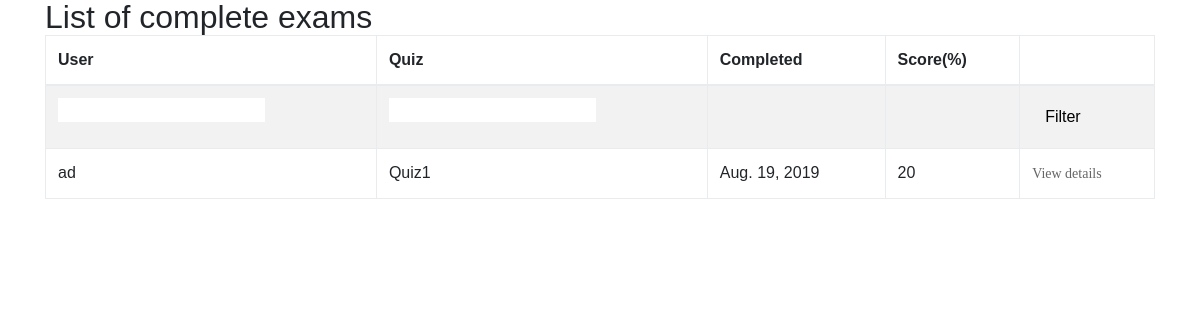
/quiz/marking/ (signed in), run on an earlier commit of the app's database.
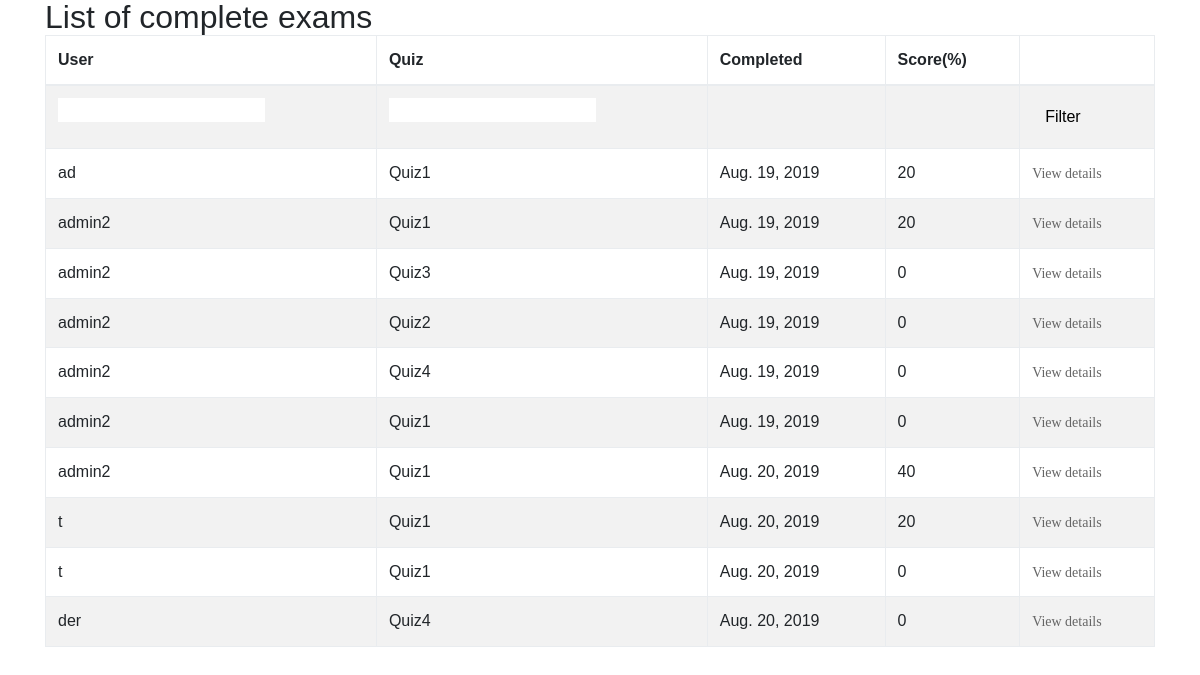
And on a later commit of the database.
### quiz/models.py (models this page shows, shortened)
class Sitting(models.Model):
    user = models.ForeignKey(User, verbose_name=_("User"), on_delete=models.DO_NOTHING)
    quiz = models.ForeignKey(Quiz, verbose_name=_("Quiz"), on_delete=models.DO_NOTHING)
    question_order = models.CharField(
        max_length=1024,
        verbose_name=_("Question Order"),
        validators=[validate_comma_separated_integer_list])
    question_list = models.CharField(
        max_length=1024,
        verbose_name=_("Question List"),
        validators=[validate_comma_separated_integer_list])
    incorrect_questions = models.CharField(
        max_length=1024,
        blank=True,
        verbose_name=_("Incorrect questions"),
        validators=[validate_comma_separated_integer_list])
    current_score = models.IntegerField(verbose_name=_("Current Score"))
    complete = models.BooleanField(default=False, blank=False,
                                   verbose_name=_("Complete"))
    user_answers = models.TextField(blank=True, default='{}',
                                    verbose_name=_("User Answers"))
    start = models.DateTimeField(auto_now_add=True,
                                 verbose_name=_("Start"))
    end = models.DateTimeField(null=True, blank=True, verbose_name=_("End"))
    objects = SittingManager()
    class Meta:
        permissions = (("view_sittings", _("Can see completed exams.")),)
    def _question_ids(self):
        return [int(n) for n in self.question_order.split(',') if n]
    @property
    def get_percent_correct(self):
        dividend = float(self.current_score)
        divisor = len(self._question_ids())
        if divisor < 1:
            return 0            # prevent divide by zero error
        if dividend > divisor:
            return 100
        correct = int(round((dividend / divisor) * 100))
        if correct >= 1:
            return correct
        else:
            return 0

class User(AbstractUser):
    timezone1 = TimeZoneField(default='Europe/London')
    def __str__(self):
        return self.username

@python_2_unicode_compatible
class Quiz(models.Model):
    title = models.CharField(
        verbose_name=_("Title"),
        max_length=60, blank=False)
    description = models.TextField(
        verbose_name=_("Description"),
        blank=True, help_text=_("a description of the quiz"))
    url = models.SlugField(
        max_length=60, blank=False,
        help_text=_("a user friendly url"),
        verbose_name=_("user friendly url"))
    category = models.ForeignKey(
        Category, null=True, blank=True,
        verbose_name=_("Category"), on_delete=models.DO_NOTHING)
    random_order = models.BooleanField(
        blank=False, default=False,
        verbose_name=_("Random Order"),
        help_text=_("Display the questions in "
                    "a random order or as they "
                    "are set?"))
    max_questions = models.PositiveIntegerField(
        blank=True, null=True, verbose_name=_("Max Questions"),
        help_text=_("Number of questions to be answered on each attempt."))
    answers_at_end = models.BooleanField(
        blank=False, default=False,
        help_text=_("Correct answer is NOT shown after question."
                    " Answers displayed at the end."),
        verbose_name=_("Answers at end"))
    exam_mode = models.BooleanField(
        blank=False, default=False,
        help_text=_("Exam result show."
                    "Progress Report show."),
        verbose_name=_("Exam mode"))
    e_learning = models.BooleanField(
        blank=False, default=False,
        help_text=_("E Learning ."),
        verbose_name=_("e_learning"))
    single_attempt = models.BooleanField(
        blank=False, default=False,
        help_text=_("If yes, only one attempt by"
                    " a user will be permitted."
                    " Non users cannot sit this exam."),
        verbose_name=_("Single Attempt"))
    pass_mark = models.SmallIntegerField(
        blank=True, default=0,
        verbose_name=_("Pass Mark"),
        help_text=_("Percentage required to pass exam."),
        validators=[MaxValueValidator(100)])
    success_text = models.TextField(
        blank=True, help_text=_("Displayed if user passes."),
        verbose_name=_("Success Text"))
    fail_text = models.TextField(
        verbose_name=_("Fail Text"),
        blank=True, help_text=_("Displayed if user fails."))
    draft = models.BooleanField(
        blank=True, default=False,
        verbose_name=_("Draft"),
        help_text=_("If yes, the quiz is not displayed"
                    " in the quiz list and can only be"
                    " taken by users who can edit"
                    " quizzes."))
    class Meta:
        verbose_name = _("Quiz")
        verbose_name_plural = _("Quizzes")
    def __str__(self):
        return self.title

### quiz/views.py (the view)
class QuizMarkingList(QuizMarkerMixin, SittingFilterTitleMixin, ListView):
    model = Sitting
    def get_queryset(self):
        queryset = super(QuizMarkingList, self).get_queryset()\
                                               .filter(complete=True)
        user_filter = self.request.GET.get('user_filter')
        if user_filter:
            queryset = queryset.filter(user__username__icontains=user_filter)
        return queryset

### quiz/views.py (called while the page is built)
    @method_decorator(login_required)
    @method_decorator(permission_required('quiz.view_sittings'))
    def dispatch(self, *args, **kwargs):
        return super(QuizMarkerMixin, self).dispatch(*args, **kwargs)

    def get_queryset(self):
        queryset = super(SittingFilterTitleMixin, self).get_queryset()
        quiz_filter = self.request.GET.get('quiz_filter')
        if quiz_filter:
            queryset = queryset.filter(quiz__title__icontains=quiz_filter)
        return queryset

### quiz/templates/quiz/sitting_list.html (shortened to what this page needs)
{% extends 'base.html' %}
{% load i18n %}
{% block content %}
<h2>{% trans "List of complete exams" %}</h2>
    {% if sitting_list %}
		<table class="table table-bordered table-striped">
		  <thead>
			<tr>
			  <th>{% trans "User" %}</th>
			  <th>{% trans "Quiz" %}</th>
			  <th>{% trans "Completed" %}</th>
			  <th>{% trans "Score" %}(%)</th>
			  <th></th>
			</tr>
		  </thead>
		  <tbody>
			<tr>
			  <form action="" method="GET">
				<td><input type="text" name="user_filter" /></td>
				<td><input type="text" name="quiz_filter" /></td>
				<td></td>
				<td></td>
				<td><button type="submit" class="btn btn-default">{% trans "Filter"%}</button></td>
			  </form>
			</tr>
        {% for sitting in sitting_list %}
			<tr>
			  <td>{{ sitting.user }}</td>
			  <td>{{ sitting.quiz }}</td>
			  <td>{{ sitting.end|date }}</td>
			  <td>{{ sitting.get_percent_correct }}</td>
			  <td>
				<a href="{% url 'quiz_marking_detail' pk=sitting.id %}">
				  {% trans "View details" %}
				</a>
			</tr>
        {% endfor %}
		  </tbody>
		</table>
    {% else %}
        <p>{% trans "There are no matching quizzes" %}.</p>
    {% endif %}
{% endblock %}

### quiz/templates/base.html (shortened to what this page needs)
{% load i18n %}
{% load static %}
<!DOCTYPE html>
<html xmlns:fb="http://www.facebook.com/2008/fbml" xmlns="http://www.w3.org/1999/xhtml" xml:lang="en" lang="en" dir="ltr">
<head>
	<link rel="stylesheet" type="text/css" href="{% static 'vendor/bootstrap/css/bootstrap.min.css' %}">
	<link rel="stylesheet" type="text/css" href="{% static 'fonts/font-awesome-4.7.0/css/font-awesome.min.css'  %}">
	<link rel="stylesheet" type="text/css" href="{% static 'fonts/Linearicons-Free-v1.0.0/icon-font.min.css' %}">
	<link rel="stylesheet" type="text/css" href="{% static 'vendor/animate/animate.css' %}">
	<link rel="stylesheet" type="text/css" href="{% static 'vendor/css-hamburgers/hamburgers.min.css' %}">
	<link rel="stylesheet" type="text/css" href="{% static 'vendor/select2/select2.min.css'  %}">
	<link rel="stylesheet" type="text/css" href="{% static 'css/util.css' %}">
	<link rel="stylesheet" type="text/css" href="{% static 'css/main.css' %}">
</head>
<body>
<div class="container">
		{% block content %}
		{% endblock %}
</div>
</body>
</html>

### fileloader/static/css/main.css (style rules this page uses)
* { margin: 0px; padding: 0px; box-sizing: border-box; }
body, html { height: 100%; font-family: Montserrat-Regular, sans-serif; }
a { font-family: Montserrat-Regular; font-size: 14px; line-height: 1.7; color: #666666; margin: 0px; transition: all 0.4s; -webkit-transition: all 0.4s; -o-transition: all 0.4s; -moz-transition: all 0.4s; }
h1,h2,h3,h4,h5,h6 { margin: 0px; }
input { outline: none; border: none; }
button { outline: none !important; border: none; background: transparent; }

What changed in the data, as far as the page shows it:
added Sitting: user "admin2", quiz "Quiz1", end "Aug. 19, 2019", get_percent_correct "20"
added Sitting: user "admin2", quiz "Quiz3", end "Aug. 19, 2019", get_percent_correct "0"
added Sitting: user "admin2", quiz "Quiz2", end "Aug. 19, 2019", get_percent_correct "0"
added Sitting: user "admin2", quiz "Quiz4", end "Aug. 19, 2019", get_percent_correct "0"
added Sitting: user "admin2", quiz "Quiz1", end "Aug. 19, 2019", get_percent_correct "0"
added Sitting: user "admin2", quiz "Quiz1", end "Aug. 20, 2019", get_percent_correct "40"
added Sitting: user "t", quiz "Quiz1", end "Aug. 20, 2019", get_percent_correct "20"
added Sitting: user "t", quiz "Quiz1", end "Aug. 20, 2019", get_percent_correct "0"
added Sitting: user "der", quiz "Quiz4", end "Aug. 20, 2019", get_percent_correct "0"
